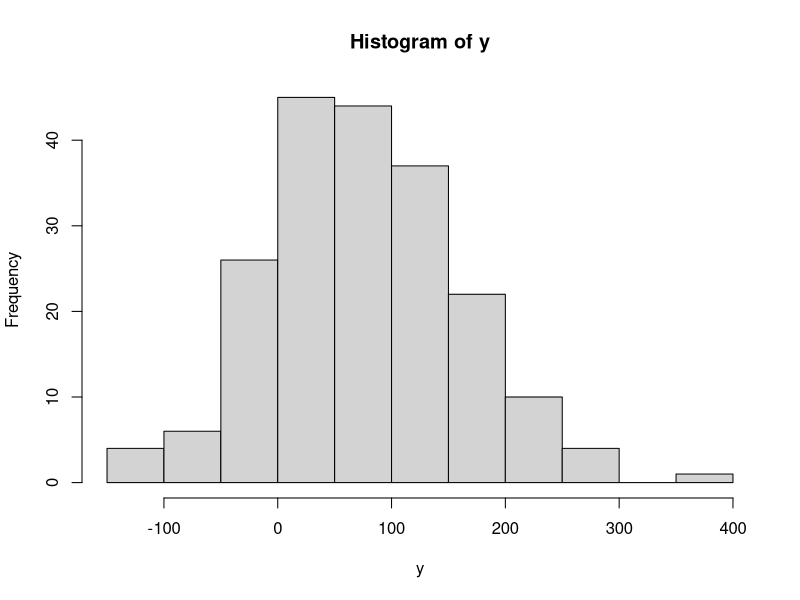
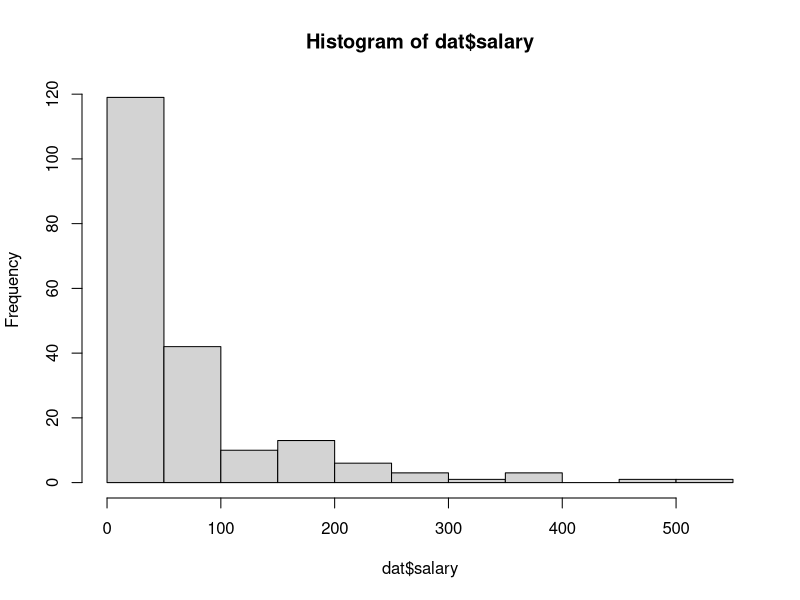
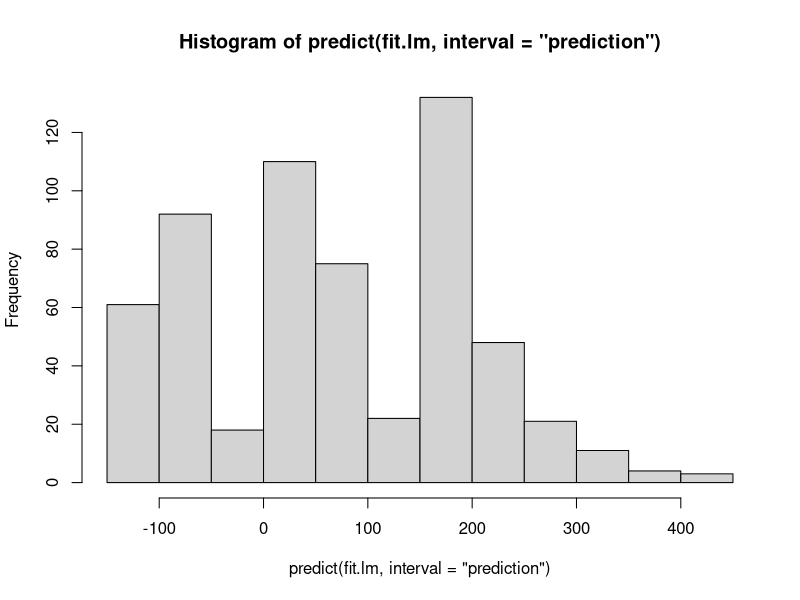
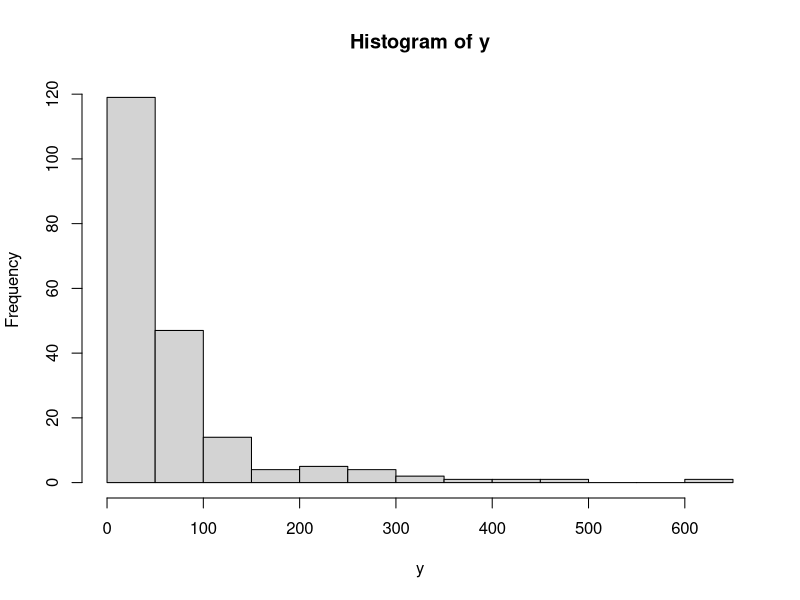
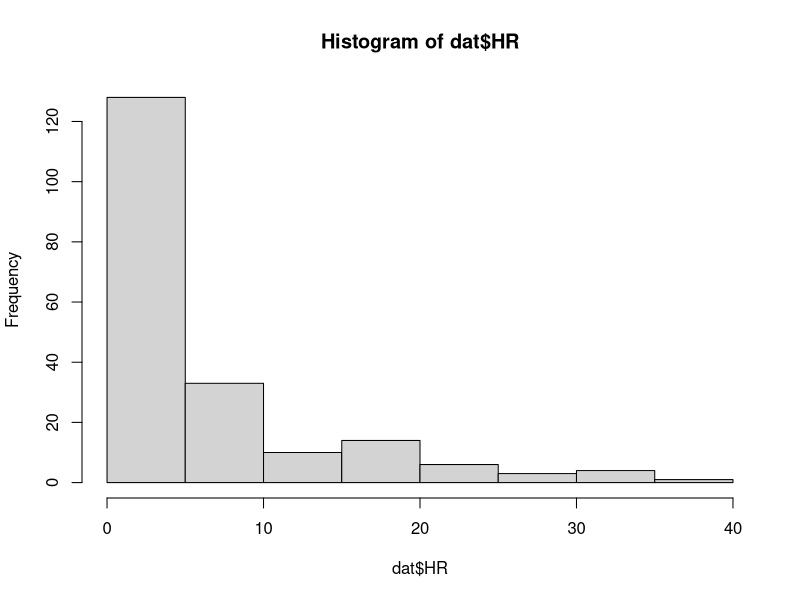
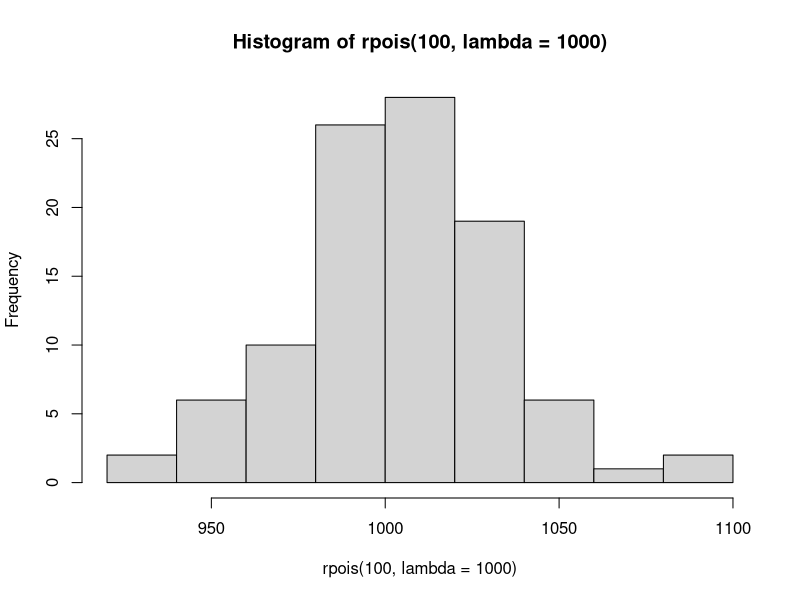
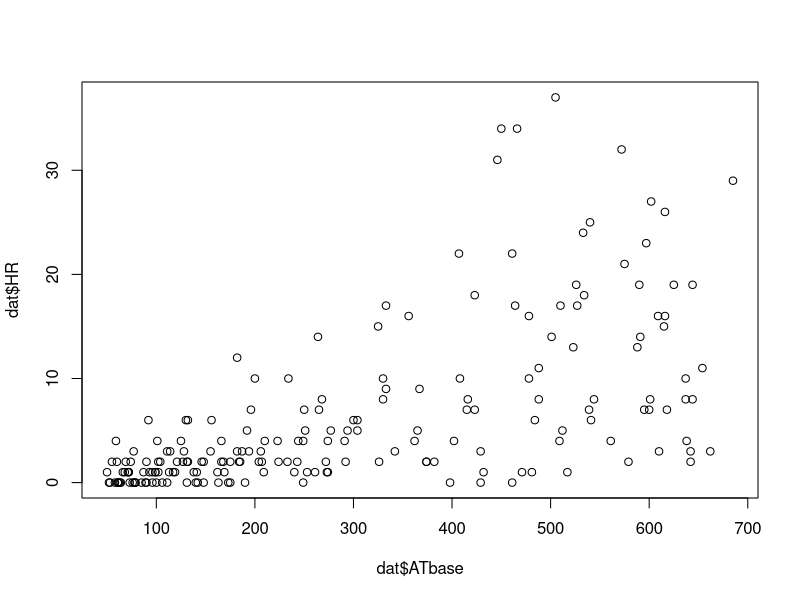

Source code (R) for these figures, in order:
library(data.table)
library(dplyr)
library(ggplot2)

# gaussian
dat = fread("baseball.csv")
fit.lm = lm(salary ~ HR, data = dat)
predict = fit.lm$fitted.values
sigma = sqrt(sum(fit.lm$residuals^2)/199)
y = rnorm(199, predict, sigma)
hist(y)
hist(dat$salary)
hist(predict(fit.lm, interval="prediction"))

# log-normal
fit.lm.log = lm(log(salary) ~ HR, data = dat)
summary(fit.lm.log)
predict = fit.lm.log$fitted.values
sigma = sum(fit.lm.log$residuals^2)/199
y = rlnorm(199, predict, sigma)
hist(y)

# logistic
dat$ichioku = ifelse(dat$salary <= 100, 0, 1)
fit.logistic = glm(ichioku~HR, dat, family = binomial)
summary(fit.logistic)
dat %>% mutate(salary_t = salary > 100) %>% select(salary, HR, salary_t)

# poisson
hist(dat$HR)
hist(rpois(100, lambda = 1000))
plot(dat$ATbase, dat$HR)
fit.pois = glm(HR ~ ATbase, dat, family = poisson)
summary(fit.pois)
AIC(fit.pois)

# negative-binomial
library(MASS)
fit.nb = glm.nb(HR ~ ATbase, dat)
summary(fit.nb)
AIC(fit.nb)
